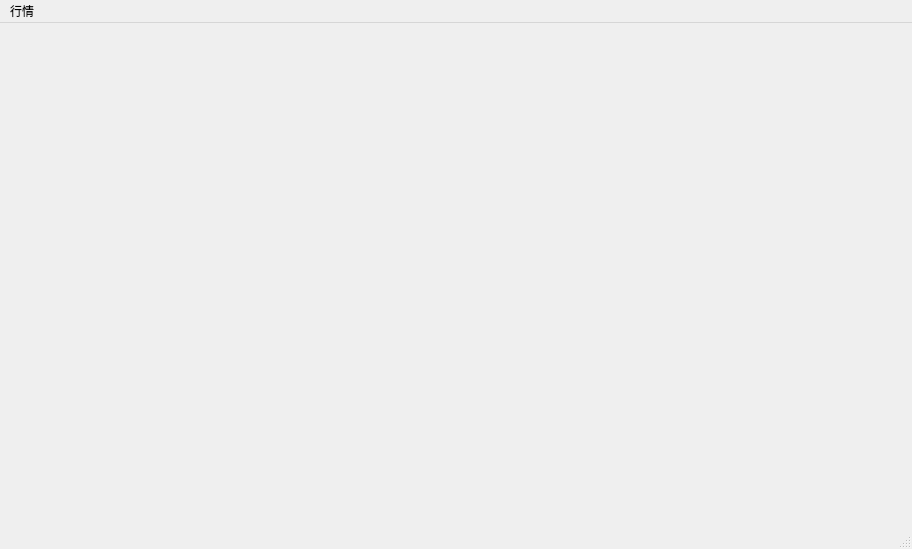
<?xml version="1.0" encoding="UTF-8"?>
<ui version="4.0">
 <class>MainWindow</class>
 <widget class="QMainWindow" name="MainWindow">
  <property name="geometry">
   <rect>
    <x>0</x>
    <y>0</y>
    <width>912</width>
    <height>549</height>
   </rect>
  </property>
  <property name="windowTitle">
   <string>MainWindow</string>
  </property>
  <property name="styleSheet">
   <string notr="true"/>
  </property>
  <widget class="QWidget" name="centralWidget"/>
  <widget class="QMenuBar" name="menuBar">
   <property name="geometry">
    <rect>
     <x>0</x>
     <y>0</y>
     <width>912</width>
     <height>23</height>
    </rect>
   </property>
   <widget class="QMenu" name="menu">
    <property name="title">
     <string>行情</string>
    </property>
    <addaction name="actionA"/>
   </widget>
   <addaction name="menu"/>
  </widget>
  <widget class="QStatusBar" name="statusBar"/>
  <action name="actionA">
   <property name="checkable">
    <bool>true</bool>
   </property>
   <property name="text">
    <string>A股行情</string>
   </property>
  </action>
 </widget>
 <layoutdefault spacing="6" margin="11"/>
 <resources/>
 <connections/>
</ui>
